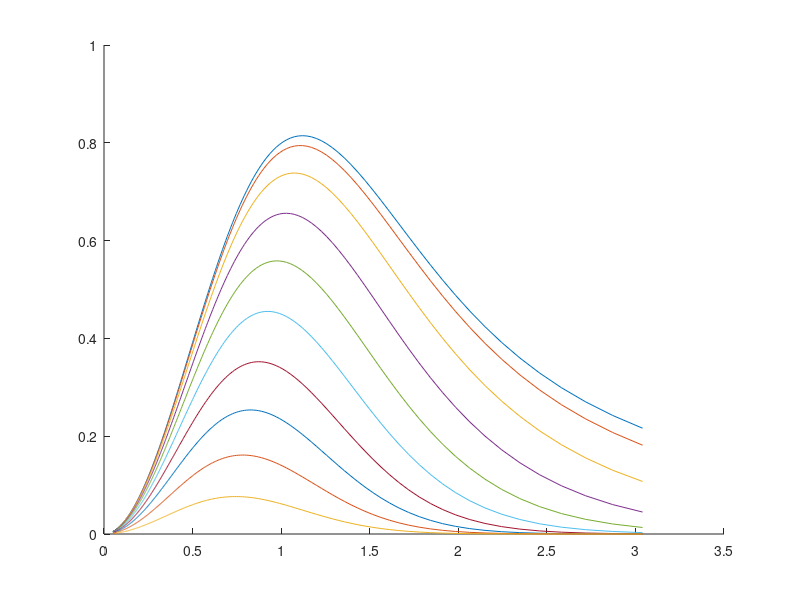

Source code (MATLAB): (Note: this script raises an error after producing the figure.)
% Formula found in paper "A study of degraded light coupling into
% single-mode fibers" - C. Ruilier - 1998
clearvars;

%%
lambda=1550e-9;
D=0.16;
w0=5e-6;

% Range of focal values
fini=D/0.6;
fend=D/0.01;
fpoints = 1000;
f = linspace(fini,fend,fpoints);

beta = pi/2*D./f*w0/lambda;
alpha = linspace(0,1,fpoints);

rho=@(beta,alpha) 2*(exp(-beta.^2).*(1-exp(beta.^2*(1-alpha^2)))./beta/sqrt(1-alpha^2)).^2;

figure()
for i=1:100:fpoints
    hold on;
    plot(beta,rho(beta,alpha(i)));
end
hold off;

%% NGS SOURCE
% Specific wavelengths defined in photometry.m
% Added bands for FSOC use

ngs = source('wavelength',photometry.FSOC_L2,'height',38000e3);
%% TELESCOPE
nPx = 280;
tel = telescope(D,... % Diameter
    'fieldOfViewInArcMin',0.0,...
    'obstructionRatio',0.0,... % Obstruction ratio
    'resolution',nPx,... % pupil sampling resolution
    'samplingTime',1/250);

%% Atmosphere
% paramters of the atmosphere, characterised by the site
f0 = 5e-2; % Fried parameter describes atmospheric turbulence strength, [m]
L0 = 30; % Outer scale length of turbulent structures, [m]

% use Cn2 profile for the fractioanlR0
fractionalR0 = [0.5, 0.3, 0.2]; % Contribution of each layer to the trubulence
% lower layers have higher turbulence and decreases with altitude

atm = atmosphere(photometry.V, f0, L0,...
    'altitude', [0, 4, 10]*1e3,'fractionnalR0', fractionalR0,...
    'windSpeed', [21, 21, 21], 'windDirection', [0, pi/3, pi]);

%% MAIN
% Fried parameter is given for 0.55um wavelength. Atmosphere class scales
% to appropriate wavelength.

% fried = [15e-2,6e-2,3e-2]; % Array containing Fried parameters
obsRatio = [0,0.2,0.34,0.4];
lambdaArray = [lambda];
% fried = 1e-2; % Single Fried value
Natm = 10; % Number of independent atmospheres to simulate for each Fried value

% Parameters
lambda = ngs.wavelength;
% w0=5e-6; % Fiber mode radius
D = tel.D; % Telescope diameter
res = tel.resolution; % Sampling of the telescope pupil

% Range of focal values
fini=tel.D/0.6;
fend=tel.D/0.01;
fpoints = 1000;
f = linspace(fini,fend,fpoints);

% Uncomment if only one focal to evaluate
% fopt=tel.D/0.22; % Infri case 

beta = pi/2*D./f*w0/lambda;
etaF_stored = zeros(numel(f),numel(obsRatio));
beta_opt = zeros(numel(obsRatio),1);
eta_opt = zeros(numel(obsRatio),1);
% etaF_fopt = zeros(Natm,numel(fried));
tic

for i = 1:numel(obsRatio)


tel = telescope(D,... % Diameter
    'fieldOfViewInArcMin',0.0,...
    'obstructionRatio',obsRatio(i),... % Obstruction ratio
    'resolution',nPx,... % pupil sampling resolution
    'samplingTime',1/250);

tel = tel + atm;

        ngs=ngs.*tel; % Propagation
        EAS = ngs.amplitude.*exp(1i.*ngs.phase); % Construction of the wave
        disp(ngs.phase); imagesc(ngs.phase);
        for k = 1:numel(f)
            % Efficiency
            [etaF_stored(k,i),~] = eta_Chen(EAS,w0,lambda,f(k),tel.D);
        end
        [pks, ind] = findpeaks(etaF_stored(:,i));
        beta_opt(i) = beta(ind);
        eta_opt(i) = etaF_stored(ind,i);
%         TF = islocalmax(etaF_stored(:,i));
%         beta_opt(i) = beta(TF);
%         eta_opt(i) = etaF_stored(TF,i);

end

toc

%%
figure
for i=1:numel(obsRatio)
    hold on;
    txt = ['\alpha = ',num2str(obsRatio(i)),sprintf('\n'),'(',num2str(beta_opt(i)),'  ',num2str(eta_opt(i)),')'];
    plot(beta,etaF_stored(:,i),'DisplayName',txt);
end
hold off;
ylabel('\eta');
xlabel('\beta');
legend show;

D_f = beta.*(2/pi).*(lambda/w0);
D_f_opt = beta_opt.*(2/pi).*(lambda/w0);

figure;
for i=1:numel(obsRatio)
    hold on;
    txt = ['\alpha = ', num2str(obsRatio(i)),sprintf('\n'),'(',num2str(D_f_opt(i)),'  ',num2str(eta_opt(i)),')'];
    plot(D_f,etaF_stored(:,i),'DisplayName',txt);
end
hold off;
ylabel('\eta')
xlabel('Relative aperture D/f')
legend show;
    
